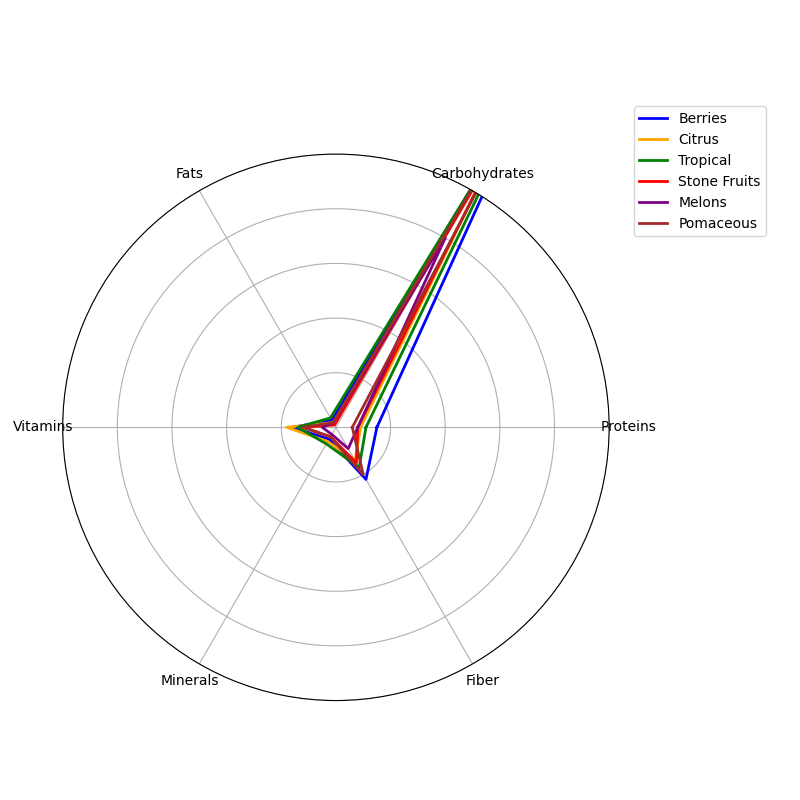

Python code for this plot:
import matplotlib.pyplot as plt
import numpy as np
from math import pi

categories = ['Proteins', 'Carbohydrates', 'Fats', 'Vitamins', 'Minerals', 'Fiber']

berries = [1.5, 14.2, 0.3, 1.6, 0.5, 2.2]
citrus = [0.9, 11.8, 0.2, 1.8, 0.6, 1.4]
tropical = [1.1, 13.5, 0.4, 1.4, 0.7, 1.7]
stone_fruits = [0.8, 12.0, 0.1, 1.2, 0.4, 1.5]
melons = [0.8, 8.0, 0.2, 0.5, 0.3, 0.9]
pomaceous = [0.6, 13.8, 0.2, 1.2, 0.4, 2.0]

N = len(categories)
angles = np.linspace(0, 2 * pi, N, endpoint=False).tolist()
angles += angles[:1]

berries += berries[:1]
citrus += citrus[:1]
tropical += tropical[:1]
stone_fruits += stone_fruits[:1]
melons += melons[:1]
pomaceous += pomaceous[:1]

fig, ax = plt.subplots(figsize=(8, 8), subplot_kw=dict(polar=True))

ax.plot(angles, berries, color='blue', linewidth=2, label='Berries')

ax.plot(angles, citrus, color='orange', linewidth=2, label='Citrus')

ax.plot(angles, tropical, color='green', linewidth=2, label='Tropical')

ax.plot(angles, stone_fruits, color='red', linewidth=2, label='Stone Fruits')

ax.plot(angles, melons, color='purple', linewidth=2, label='Melons')

ax.plot(angles, pomaceous, color='brown', linewidth=2, label='Pomaceous')

ax.set_yticks([2, 4, 6, 8, 10])
ax.set_yticklabels([])
ax.set_xticks(angles[:-1])
ax.set_xticklabels(categories)
ax.set_ylim(0, 10)

ax.legend(loc='upper right', bbox_to_anchor=(1.3, 1.1))

plt.tight_layout()
plt.show()
